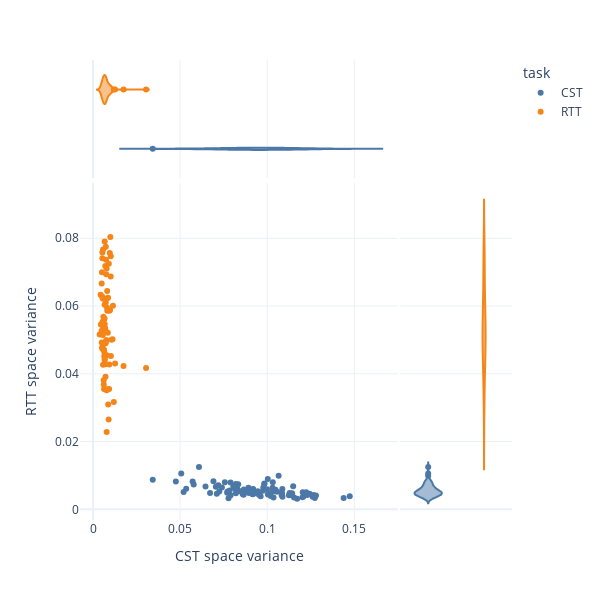

Here is the notebook cell this chart was saved with:
### Code cell
src.plot.plot_single_trial_split_var(td,signal='lfads_rates_joint_pca')
